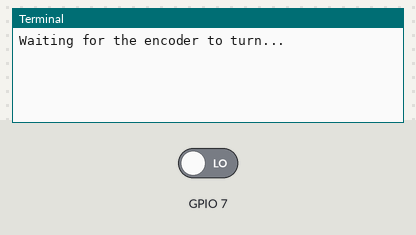
Bench run of a program on a simulated Raspberry Pi (BCM pin numbers). On the bench: the last lines printed to the terminal. The inputs (shaded band) are chosen by the test bench; at power-on: GPIO 7 LOW. The clock reads 2024-03-15 10:24:30 at power-on unless the program sets it.

Above: at 1.2 s.
1.3 s: GPIO 7 driven HIGH
At 1.9 s:
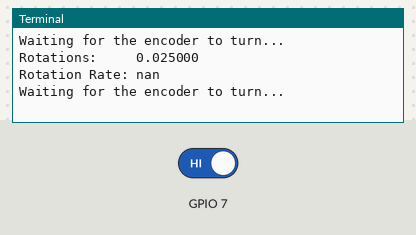
2.8 s: GPIO 7 driven LOW
At 3.1 s:
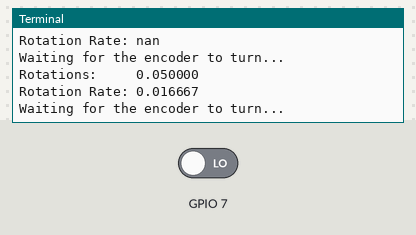

Measured:
- after the input at 1.3 s, the terminal: prints a new line at once (image 1)
- after the input at 2.8 s, the terminal: prints a new line at once (image 2)

The program:

optocoupler_encoder.py
```python
#!/usr/bin/env python3
"""

"""
import logging
import RPi.GPIO as GPIO
import time
import math
import argparse


class OptocouplerEncoder(object):
    def __init__(self, gpio_pin: int, slit_count: int = 20):
        """

        :type gpio_pin: None
        """
        logging.info('Initializing a OptocouplerEncoder.')
        self._slit_count = slit_count
        self._gpio_pin = gpio_pin
        self._count = 0
        self._rotations = 0
        self._rotation_rate = float('nan')
        self._previous_update_time = float('nan')
        GPIO.setmode(GPIO.BCM)
        GPIO.setup(self._gpio_pin, GPIO.IN)
        GPIO.add_event_detect(self._gpio_pin, GPIO.BOTH,
                              callback=self.increment_and_update)

    def __del__(self):
        GPIO.cleanup((self._gpio_pin))

    def reset(self):
        self._count = 0
        self._rotations = 0
        self._rotation_rate = float('nan')
        self._previous_update_time = float('nan')

    def increment_and_update(self, gpio_pin):
        assert self._gpio_pin == gpio_pin
        current_time = time.time()
        self._count += 1
        self._rotations = self._count / self._slit_count / 2
        if not math.isnan(self._previous_update_time):
            duration = current_time - self._previous_update_time
            self._rotation_rate = 1 / self._slit_count / 2 / duration
        self._previous_update_time = current_time

    def get_rotations(self):
        return self._rotations

    def get_rotation_rate(self):
        return self._rotation_rate


if __name__ == "__main__":
    parser = argparse.ArgumentParser(
        description="Runs the optocoupler_encoder to determine the number of "
                    "rotations and the rotation rate.")
    parser.add_argument("-p", dest="pin", default=7, type=int,
                        help="GPIO pin of the optocoupler")
    args = vars(parser.parse_args())

    encoder = OptocouplerEncoder(gpio_pin=args['pin'])
    previous_rotations = encoder.get_rotations()
    print("Waiting for the encoder to turn...")
    while True:
        rotations = encoder.get_rotations()
        if rotations != previous_rotations:
            previous_rotations = rotations
            print("Rotations:     {:f}".format(rotations))
            print("Rotation Rate: {:f}".format(encoder.get_rotation_rate()))
            print("Waiting for the encoder to turn...")
        time.sleep(0.1)
```
